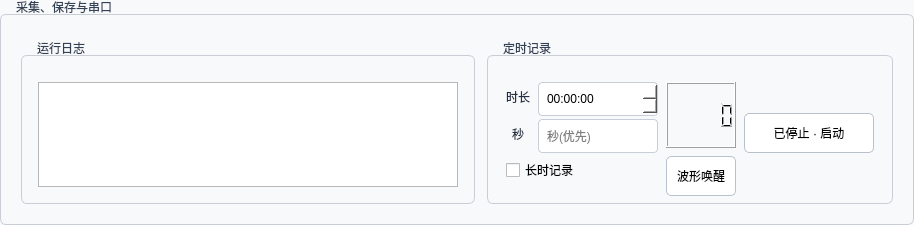
     <widget class="QGroupBox" name="bottomPanel">
      <property name="sizePolicy">
       <sizepolicy hsizetype="Expanding" vsizetype="Preferred">
        <horstretch>0</horstretch>
        <verstretch>0</verstretch>
       </sizepolicy>
      </property>
      <property name="minimumSize">
       <size>
        <width>0</width>
        <height>175</height>
       </size>
      </property>
      <property name="maximumSize">
       <size>
        <width>16777215</width>
        <height>225</height>
       </size>
      </property>
      <property name="styleSheet">
       <string notr="true">QGroupBox {
    border: 1px solid #C9CED6;
    border-radius: 6px;
    margin-top: 14px;
    padding: 8px;
    background: #F8F9FB;
    font: 10pt "Microsoft YaHei UI";
}
QGroupBox::title {
    subcontrol-origin: margin;
    left: 10px;
    padding: 0 4px;
    color: #334155;
}
QLabel { color: #253044; }
QLineEdit, QComboBox, QTimeEdit {
    min-height: 28px;
    padding: 2px 6px;
    border: 1px solid #C7CED8;
    border-radius: 4px;
    background: #FFFFFF;
    font: 9pt "Microsoft YaHei UI";
}
QPushButton {
    min-height: 30px;
    padding: 4px 10px;
    border: 1px solid #B9C1CC;
    border-radius: 5px;
    background: #FFFFFF;
    font: 9pt "Microsoft YaHei UI";
}
QPushButton:hover { background: #EDF2F7; }</string>
      </property>
      <property name="title">
       <string>采集、保存与串口</string>
      </property>
    <layout class="QHBoxLayout" name="horizontalLayout_bottomPanel" stretch="1,0">
     <property name="spacing">
      <number>12</number>
     </property>
     <property name="leftMargin">
      <number>12</number>
     </property>
     <property name="topMargin">
      <number>18</number>
     </property>
     <property name="rightMargin">
      <number>12</number>
     </property>
     <property name="bottomMargin">
      <number>12</number>
     </property>
     <item>
      <widget class="QGroupBox" name="groupBox_log">
       <property name="sizePolicy">
        <sizepolicy hsizetype="Expanding" vsizetype="Expanding">
         <horstretch>1</horstretch>
         <verstretch>0</verstretch>
        </sizepolicy>
       </property>
       <property name="title">
        <string>运行日志</string>
       </property>
       <layout class="QVBoxLayout" name="verticalLayout_log">
        <property name="leftMargin">
         <number>8</number>
        </property>
        <property name="topMargin">
         <number>18</number>
        </property>
        <property name="rightMargin">
         <number>8</number>
        </property>
        <property name="bottomMargin">
         <number>8</number>
        </property>
        <item>
         <widget class="QPlainTextEdit" name="plainTextEdit">
          <property name="sizePolicy">
           <sizepolicy hsizetype="Expanding" vsizetype="Expanding">
            <horstretch>0</horstretch>
            <verstretch>0</verstretch>
           </sizepolicy>
          </property>
          <property name="minimumSize">
           <size>
            <width>420</width>
            <height>82</height>
           </size>
          </property>
          <property name="readOnly">
           <bool>true</bool>
          </property>
         </widget>
        </item>
       </layout>
      </widget>
     </item>
     <item>
      <widget class="QGroupBox" name="groupBox_record">
       <property name="sizePolicy">
        <sizepolicy hsizetype="Preferred" vsizetype="Expanding">
         <horstretch>0</horstretch>
         <verstretch>0</verstretch>
        </sizepolicy>
       </property>
       <property name="title">
        <string>定时记录</string>
       </property>
       <property name="minimumSize">
        <size>
         <width>0</width>
         <height>140</height>
        </size>
       </property>
       <layout class="QGridLayout" name="gridLayout_record">
        <property name="leftMargin">
         <number>10</number>
        </property>
        <property name="topMargin">
         <number>18</number>
        </property>
        <property name="rightMargin">
         <number>10</number>
        </property>
        <property name="bottomMargin">
         <number>10</number>
        </property>
        <property name="spacing">
         <number>8</number>
        </property>
        <item row="0" column="0">
         <widget class="QLabel" name="label_record_duration">
          <property name="text">
           <string>时长</string>
          </property>
          <property name="alignment">
           <set>Qt::AlignCenter</set>
          </property>
         </widget>
        </item>
        <item row="0" column="1">
         <widget class="QTimeEdit" name="timeEdit">
          <property name="maximumSize">
           <size>
            <width>16777215</width>
            <height>40</height>
           </size>
          </property>
         </widget>
        </item>
        <item row="1" column="0">
         <widget class="QLabel" name="label_record_seconds">
          <property name="text">
           <string>秒</string>
          </property>
          <property name="alignment">
           <set>Qt::AlignCenter</set>
          </property>
         </widget>
        </item>
        <item row="1" column="1">
         <widget class="QLineEdit" name="lineEdit_13">
          <property name="maximumSize">
           <size>
            <width>16777215</width>
            <height>34</height>
           </size>
          </property>
          <property name="placeholderText">
           <string>秒(优先)</string>
          </property>
         </widget>
        </item>
        <item row="0" column="2" rowspan="2">
         <widget class="QLCDNumber" name="lcdNumber">
          <property name="minimumSize">
           <size>
            <width>0</width>
            <height>36</height>
           </size>
          </property>
         </widget>
        </item>
        <item row="3" column="0" colspan="2">
         <widget class="QCheckBox" name="checkBox_long_record">
          <property name="text">
           <string>长时记录</string>
          </property>
          <property name="minimumSize">
           <size>
            <width>0</width>
            <height>28</height>
           </size>
          </property>
         </widget>
        </item>
        <item row="3" column="2">
         <widget class="QPushButton" name="pushButton_wave_wake">
          <property name="maximumSize">
           <size>
            <width>16777215</width>
            <height>34</height>
           </size>
          </property>
          <property name="text">
           <string>波形唤醒</string>
          </property>
         </widget>
        </item>
        <item row="0" column="3" rowspan="4">
         <widget class="QPushButton" name="pushButton">
          <property name="text">
           <string>已停止 · 启动</string>
          </property>
          <property name="minimumSize">
           <size>
            <width>130</width>
            <height>78</height>
           </size>
          </property>
         </widget>
        </item>
        <item row="2" column="0" colspan="3">
         <spacer name="verticalSpacer_record_checkbox_gap">
          <property name="orientation">
           <enum>Qt::Vertical</enum>
          </property>
          <property name="sizeHint" stdset="0">
           <size>
            <width>20</width>
            <height>8</height>
           </size>
          </property>
         </spacer>
        </item>
       </layout>
      </widget>
     </item>
    </layout>
     </widget>
